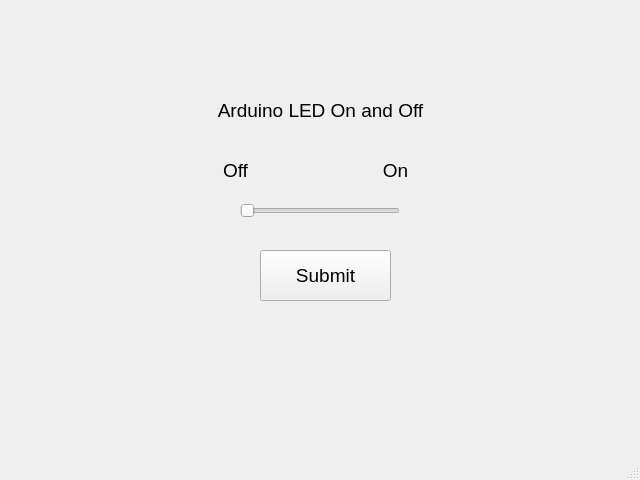
<?xml version="1.0" encoding="UTF-8"?>
<ui version="4.0">
 <class>MainWindow</class>
 <widget class="QMainWindow" name="MainWindow">
  <property name="geometry">
   <rect>
    <x>0</x>
    <y>0</y>
    <width>640</width>
    <height>480</height>
   </rect>
  </property>
  <property name="windowTitle">
   <string>MainWindow</string>
  </property>
  <widget class="QWidget" name="centralwidget">
   <widget class="QLabel" name="label_2">
    <property name="geometry">
     <rect>
      <x>120</x>
      <y>90</y>
      <width>401</width>
      <height>41</height>
     </rect>
    </property>
    <property name="font">
     <font>
      <pointsize>14</pointsize>
      <weight>50</weight>
      <bold>false</bold>
     </font>
    </property>
    <property name="text">
     <string>Arduino LED On and Off</string>
    </property>
    <property name="alignment">
     <set>Qt::AlignCenter</set>
    </property>
   </widget>
   <widget class="QPushButton" name="pushButton">
    <property name="geometry">
     <rect>
      <x>260</x>
      <y>250</y>
      <width>131</width>
      <height>51</height>
     </rect>
    </property>
    <property name="font">
     <font>
      <pointsize>14</pointsize>
     </font>
    </property>
    <property name="text">
     <string>Submit</string>
    </property>
   </widget>
   <widget class="QSlider" name="horizontalSlider">
    <property name="geometry">
     <rect>
      <x>240</x>
      <y>200</y>
      <width>160</width>
      <height>22</height>
     </rect>
    </property>
    <property name="maximum">
     <number>1</number>
    </property>
    <property name="orientation">
     <enum>Qt::Horizontal</enum>
    </property>
   </widget>
   <widget class="QLabel" name="label_3">
    <property name="geometry">
     <rect>
      <x>210</x>
      <y>150</y>
      <width>51</width>
      <height>41</height>
     </rect>
    </property>
    <property name="font">
     <font>
      <pointsize>14</pointsize>
      <weight>50</weight>
      <bold>false</bold>
     </font>
    </property>
    <property name="text">
     <string>Off</string>
    </property>
    <property name="alignment">
     <set>Qt::AlignCenter</set>
    </property>
   </widget>
   <widget class="QLabel" name="label_4">
    <property name="geometry">
     <rect>
      <x>370</x>
      <y>150</y>
      <width>51</width>
      <height>41</height>
     </rect>
    </property>
    <property name="font">
     <font>
      <pointsize>14</pointsize>
      <weight>50</weight>
      <bold>false</bold>
     </font>
    </property>
    <property name="text">
     <string>On</string>
    </property>
    <property name="alignment">
     <set>Qt::AlignCenter</set>
    </property>
   </widget>
  </widget>
  <widget class="QMenuBar" name="menubar">
   <property name="geometry">
    <rect>
     <x>0</x>
     <y>0</y>
     <width>640</width>
     <height>21</height>
    </rect>
   </property>
  </widget>
  <widget class="QStatusBar" name="statusbar"/>
 </widget>
 <resources/>
 <connections/>
</ui>
